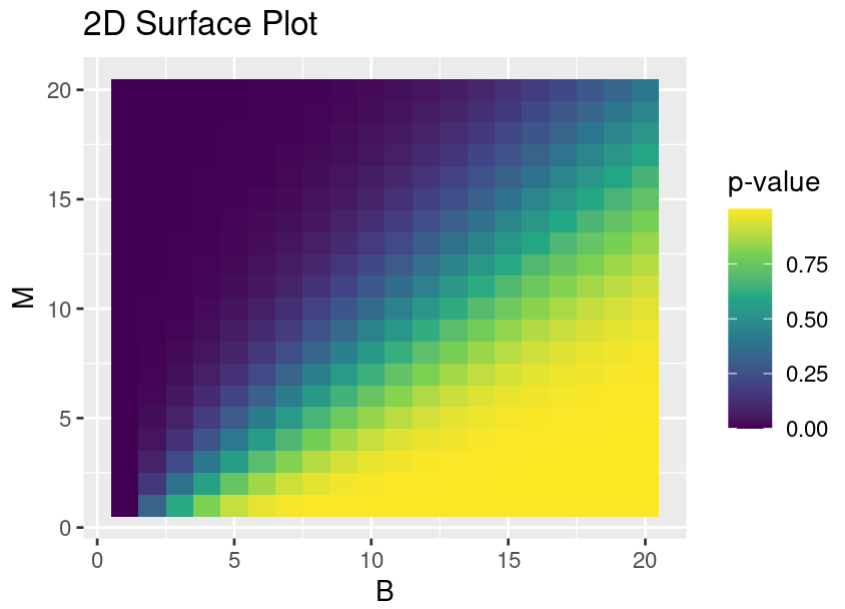

The R source for this figure:
#' What value of the dcalib statistic M should be used to truncate?
library(tidyverse)

B = 20
M = 20
data = matrix(nrow = B, ncol = M)
for (b in seq(B)) {
  for (m in seq(M)) {
    data[b, m] = stats::pchisq(m, b - 1, lower.tail = FALSE)
  }
}

result_tibble = as_tibble(expand.grid(B = seq(B), M = seq(M)))
result_tibble$Value = as.vector(data)

ggplot(result_tibble, aes(x = B, y = M, fill = Value)) +
  geom_tile() +
  scale_fill_viridis_c() +
  labs(title = "2D Surface Plot", x = "B", y = "M", fill = "p-value")

# p-value > 0.05 is well-calibrated
